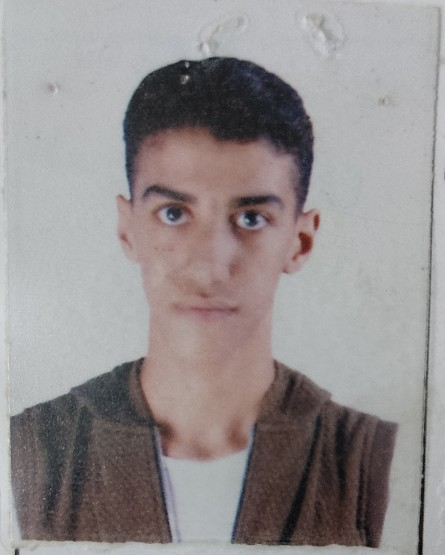
#> input picture data/blacklist_db/Islam.jpg, 445 x 555 px
$ python -i preprocessing.py   (imports and definitions only)
#> lines starting #> are read from the running program, lines starting #| are printed output that depends on the picture
#> further down, picture is the input picture: shape (555, 445, 3); mean B, G, R 142.8, 142.4, 147.9
"""
Data preprocessing utilities for the Facial Recognition System.

Provides functions for:
- Resizing images to a target dimension (default 224×224 for FaceNet)
- Normalizing pixel values to [0, 1]
- Face detection and cropping using OpenCV Haar cascades
- Basic data augmentation (horizontal flip, rotation)
"""

import os
import numpy as np

try:
    import cv2
    _CV2_AVAILABLE = True
except ImportError:
    _CV2_AVAILABLE = False

try:
    from PIL import Image
    _PIL_AVAILABLE = True
except ImportError:
    _PIL_AVAILABLE = False


TARGET_SIZE = (224, 224)

# Path to OpenCV's pre-trained frontal face Haar cascade
_CASCADE_PATH = (
    cv2.data.haarcascades + "haarcascade_frontalface_default.xml"
    if _CV2_AVAILABLE
    else ""
)


def resize_image(image: np.ndarray, target_size: tuple = TARGET_SIZE) -> np.ndarray:
    """
    Resize *image* to *target_size* using bilinear interpolation.

    Parameters
    ----------
    image : np.ndarray
        Input image array (H×W×C or H×W).
    target_size : tuple of int
        (width, height) of the output image.

    Returns
    -------
    np.ndarray
        Resized image.
    """
    if not _CV2_AVAILABLE:
        raise ImportError("opencv-python is required for resize_image.")
    return cv2.resize(image, target_size, interpolation=cv2.INTER_LINEAR)


def normalize_image(image: np.ndarray) -> np.ndarray:
    """
    Normalize pixel values to the range [0, 1].

    Parameters
    ----------
    image : np.ndarray
        Input image array with dtype uint8 or float.

    Returns
    -------
    np.ndarray
        Float32 array with pixel values in [0, 1].
    """
    return image.astype(np.float32) / 255.0


def detect_and_crop_face(image: np.ndarray, scale_factor: float = 1.1, min_neighbors: int = 5) -> np.ndarray | None:
    """
    Detect the largest face in *image* and return the cropped region.

    Uses OpenCV's Haar cascade classifier. Returns ``None`` if no face
    is detected.

    Parameters
    ----------
    image : np.ndarray
        BGR or grayscale input image.
    scale_factor : float
        Parameter specifying how much the image size is reduced at each
        image scale in the cascade detector.
    min_neighbors : int
        Minimum number of neighbor rectangles each candidate face must
        retain to be considered a valid detection.

    Returns
    -------
    np.ndarray or None
        Cropped face region (BGR), or ``None`` if no face was found.
    """
#> called with scale_factor = 1.1, min_neighbors = 5
    if not _CV2_AVAILABLE:
        raise ImportError("opencv-python is required for detect_and_crop_face.")

    gray = cv2.cvtColor(image, cv2.COLOR_BGR2GRAY) if image.ndim == 3 else image
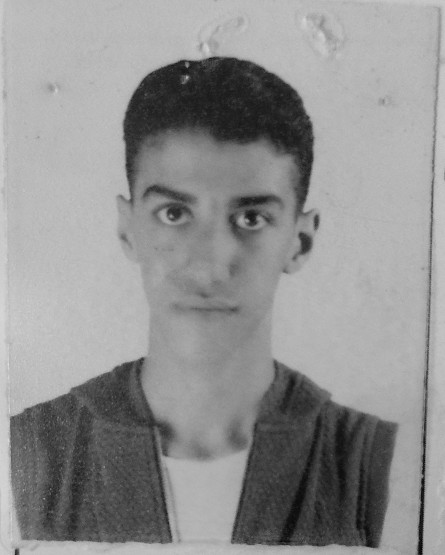
#> gray: shape (555, 445); min 1, max 221, mean 144.1
    detector = cv2.CascadeClassifier(_CASCADE_PATH)
    faces = detector.detectMultiScale(gray, scaleFactor=scale_factor, minNeighbors=min_neighbors)
#> faces = [[92, 121, 240, 240]]

    if len(faces) == 0:
        return None

    # Select the largest detected face
    x, y, w, h = max(faces, key=lambda r: r[2] * r[3])
#> x = 92; y = 121; w = 240; h = 240
    return image[y : y + h, x : x + w]
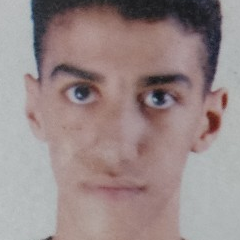
#> returned value: shape (240, 240, 3); mean of channels 0, 1, 2 136.2, 136.7, 152.3; drawn as B, G, R


def augment_image(image: np.ndarray) -> list:
    """
    Apply basic augmentation transforms to *image*.

    Augmentations applied:
    - Horizontal flip
    - 15° clockwise rotation
    - 15° counter-clockwise rotation

    Parameters
    ----------
    image : np.ndarray
        Input image array (H×W×C).

    Returns
    -------
    list of np.ndarray
        List of augmented images (not including the original).
    """
    if not _CV2_AVAILABLE:
        raise ImportError("opencv-python is required for augment_image.")

    h, w = image.shape[:2]
    center = (w // 2, h // 2)
    augmented = []

    # Horizontal flip
    augmented.append(cv2.flip(image, 1))

    # Rotations
    for angle in (15, -15):
        matrix = cv2.getRotationMatrix2D(center, angle, 1.0)
        rotated = cv2.warpAffine(image, matrix, (w, h))
        augmented.append(rotated)

    return augmented


def preprocess_image(image: np.ndarray, target_size: tuple = TARGET_SIZE, detect_face: bool = True) -> np.ndarray | None:
    """
    Full preprocessing pipeline: face detection → resize → normalize.

    Parameters
    ----------
    image : np.ndarray
        Raw input image (BGR).
    target_size : tuple of int
        (width, height) for resizing.
    detect_face : bool
        Whether to run face detection and crop before resizing.

    Returns
    -------
    np.ndarray or None
        Preprocessed float32 image of shape (*target_size*, 3), or ``None``
        if face detection was requested but no face was found.
    """
    if detect_face:
        image = detect_and_crop_face(image)
        if image is None:
            return None

    image = resize_image(image, target_size)
    image = normalize_image(image)
    return image

>>> import cv2
>>> picture = cv2.imread('../../data/blacklist_db/Islam.jpg')
>>> result = preprocess_image(picture)
